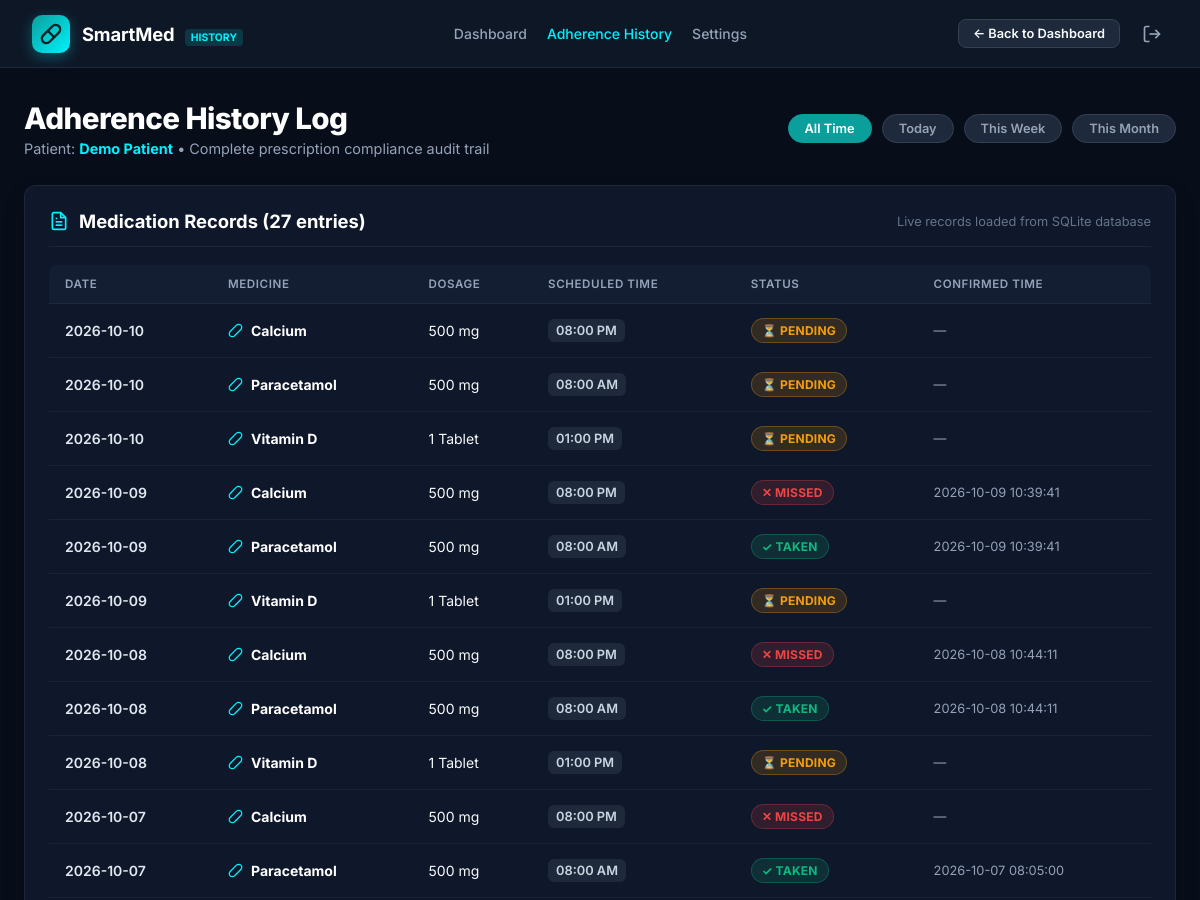
The page /history (signed in, upper part) on the database as committed earlier.
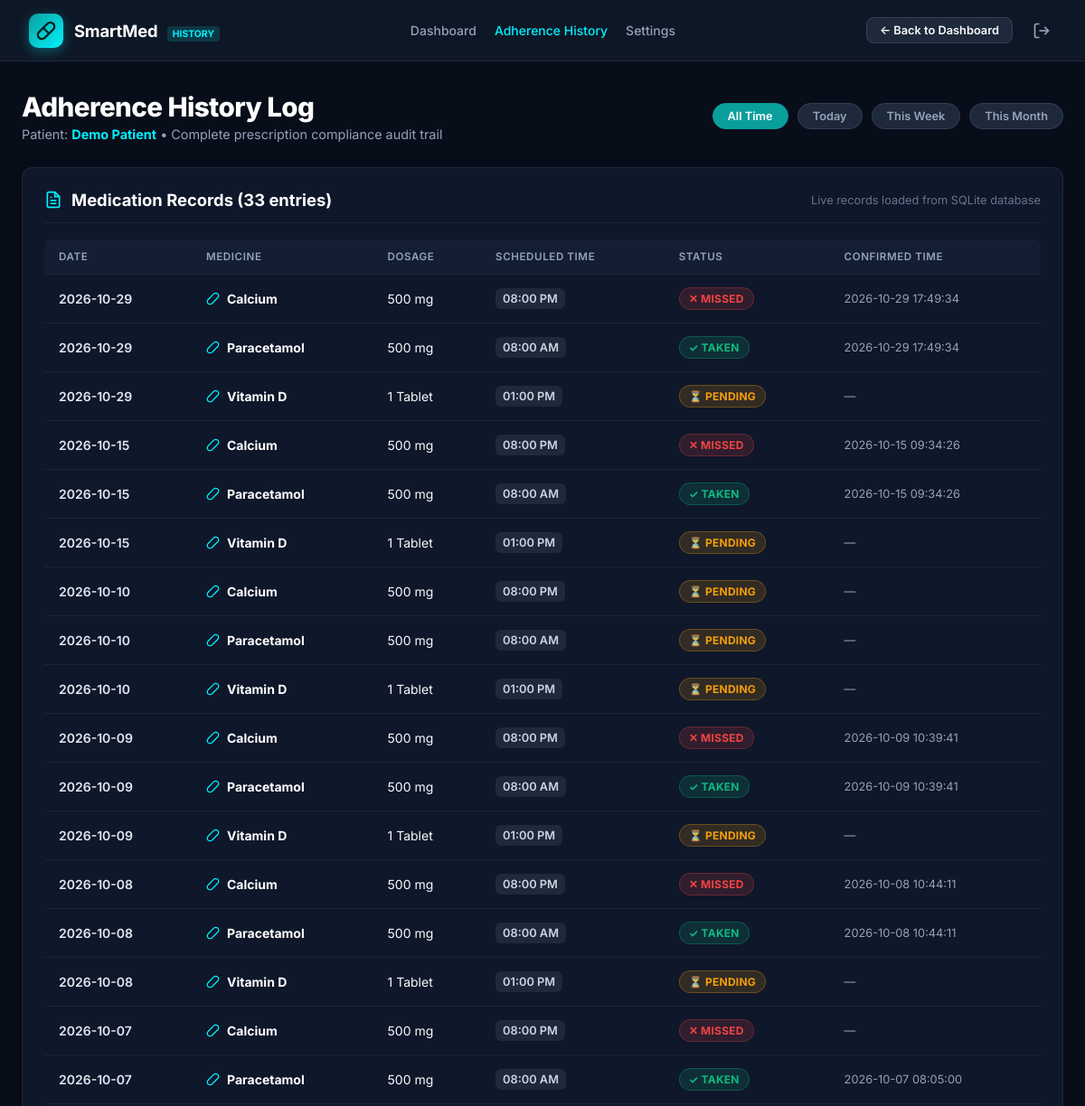
The same page on the database as committed later.
### tables this page shows
CREATE TABLE adherence (
            id INTEGER PRIMARY KEY AUTOINCREMENT,
            medication_id INTEGER NOT NULL,
            scheduled_date TEXT NOT NULL,
            scheduled_time TEXT NOT NULL,
            status TEXT NOT NULL DEFAULT 'PENDING',
            confirmed_at TEXT,
            FOREIGN KEY (medication_id) REFERENCES medications(id) ON DELETE CASCADE
        );

CREATE TABLE medications (
            id INTEGER PRIMARY KEY AUTOINCREMENT,
            patient_id INTEGER NOT NULL,
            medicine_name TEXT NOT NULL,
            dosage TEXT NOT NULL,
            frequency TEXT NOT NULL,
            scheduled_time TEXT NOT NULL,
            start_date TEXT NOT NULL,
            end_date TEXT NOT NULL, instructions TEXT DEFAULT '',
            FOREIGN KEY (patient_id) REFERENCES users(id) ON DELETE CASCADE
        );

### app.py (the view)
@app.route("/history")
def history():
    if "user_id" not in session:
        return redirect(url_for("login"))
    conn = get_db()
    cursor = conn.cursor()
    if session.get("role") == "caregiver":
        req_p = request.args.get("patient_id")
        cursor.execute("""
            SELECT u.id, u.name
            FROM caregiver_patients cp
            JOIN users u ON cp.patient_id = u.id
            WHERE cp.caregiver_id = ?
        """, (session["user_id"],))
        auth_pts = cursor.fetchall()
        if not auth_pts:
            conn.close()
            return "No authorized patients assigned to your account.", 403
        if req_p:
            match = [p for p in auth_pts if p["id"] == int(req_p)]
            if not match:
                conn.close()
                return "403 Forbidden: You are not authorized to view this patient.", 403
            patient_id = match[0]["id"]
            patient_name = match[0]["name"]
        else:
            patient_id = auth_pts[0]["id"]
            patient_name = auth_pts[0]["name"]
    else:
        patient_id = session["user_id"]
        patient_name = session.get("user_name")
    filter_period = request.args.get("filter", "all")  # today, week, month, all
    today = date.today()
    query = """
        SELECT
            a.id,
            a.scheduled_date,
            a.scheduled_time,
            a.status,
            a.confirmed_at,
            m.medicine_name,
            m.dosage,
            m.frequency,
            m.instructions
        FROM adherence a
        JOIN medications m ON a.medication_id = m.id
        WHERE m.patient_id = ?
    """
    params = [patient_id]
    if filter_period == "today":
        query += " AND a.scheduled_date = ?"
        params.append(today.strftime("%Y-%m-%d"))
    elif filter_period == "week":
        week_ago = (today - timedelta(days=7)).strftime("%Y-%m-%d")
        query += " AND a.scheduled_date >= ?"
        params.append(week_ago)
    elif filter_period == "month":
        month_ago = (today - timedelta(days=30)).strftime("%Y-%m-%d")
        query += " AND a.scheduled_date >= ?"
        params.append(month_ago)
    query += " ORDER BY a.scheduled_date DESC, a.scheduled_time DESC"
    cursor.execute(query, params)
    history_records = cursor.fetchall()
    conn.close()
    return render_template(
        "history.html",
        records=history_records,
        active_filter=filter_period,
        patient_name=patient_name
    )

### app.py (called while the page is built)
def get_db():
    conn = sqlite3.connect(DATABASE_PATH)
    conn.row_factory = sqlite3.Row
    return conn

### templates/history.html (shortened to what this page needs)
<!DOCTYPE html>
<html lang="en">
<head>
  <link rel="stylesheet" href="{{ url_for('static', filename='css/style.css') }}">
</head>
<body class="app-layout">
  <header class="navbar">
    <a href="{{ url_for('index') }}" class="nav-brand">
      <div class="brand-icon-box">
        <svg width="22" height="22" viewBox="0 0 24 24" fill="none" stroke="currentColor" stroke-width="2.5">
          <path d="m10.5 20.5 10-10a4.95 4.95 0 1 0-7-7l-10 10a4.95 4.95 0 1 0 7 7Z"/>
          <path d="m8.5 8.5 7 7"/>
        </svg>
      </div>
      <div>
        <span class="brand-name">SmartMed</span>
        <span class="brand-tag">History</span>
      </div>
    </a>
    <nav class="nav-links">
      <a href="{{ url_for('index') }}" class="nav-link">Dashboard</a>
      <a href="{{ url_for('history') }}" class="nav-link active">Adherence History</a>
      <a href="{{ url_for('settings') }}" class="nav-link">Settings</a>
    </nav>
    <div class="nav-actions">
      <a href="{{ url_for('index') }}" class="btn-secondary" style="padding:6px 14px; font-size:0.8rem;">
        ← Back to Dashboard
      </a>
      <a href="{{ url_for('logout') }}" class="btn-logout" title="Sign Out">
        <svg width="20" height="20" viewBox="0 0 24 24" fill="none" stroke="currentColor" stroke-width="2">
          <path d="M9 21H5a2 2 0 0 1-2-2V5a2 2 0 0 1 2-2h4"/><polyline points="16 17 21 12 16 7"/><line x1="21" y1="12" x2="9" y2="12"/>
        </svg>
      </a>
    </div>
  </header>
  <main class="main-content">
    <div class="dashboard-header">
      <div class="header-title-box">
        <h1>Adherence History Log</h1>
        <p>Patient: <strong style="color:var(--cyan-accent);">{{ patient_name }}</strong> • Complete prescription compliance audit trail</p>
      </div>
      <div class="filter-bar">
        <a href="{{ url_for('history', filter='all') }}" class="filter-btn {{ 'active' if active_filter == 'all' else '' }}">All Time</a>
        <a href="{{ url_for('history', filter='today') }}" class="filter-btn {{ 'active' if active_filter == 'today' else '' }}">Today</a>
        <a href="{{ url_for('history', filter='week') }}" class="filter-btn {{ 'active' if active_filter == 'week' else '' }}">This Week</a>
        <a href="{{ url_for('history', filter='month') }}" class="filter-btn {{ 'active' if active_filter == 'month' else '' }}">This Month</a>
      </div>
    </div>
    <section class="section-card">
      <div class="section-header">
        <div class="section-title-box">
          <h2 class="section-title">Medication Records ({{ records|length }} entries)</h2>
        </div>
        <span style="font-size:0.8rem; color:var(--text-dim);">Live records loaded from SQLite database</span>
      </div>
      <div class="table-responsive">
        <table class="med-table">
          <thead>
            <tr>
              <th>Date</th>
              <th>Medicine</th>
              <th>Dosage</th>
              <th>Scheduled Time</th>
              <th>Status</th>
              <th>Confirmed Time</th>
            </tr>
          </thead>
          <tbody>
            {% if records %}
              {% for r in records %}
                <tr>
                  <td style="font-weight:600; color:#E2E8F0;">{{ r.scheduled_date }}</td>
                  <td>
                    <div class="med-name-cell">
                      <svg width="15" height="15" viewBox="0 0 24 24" fill="none" stroke="var(--cyan-accent)" stroke-width="2">
                        <path d="m10.5 20.5 10-10a4.95 4.95 0 1 0-7-7l-10 10a4.95 4.95 0 1 0 7 7Z"/>
                      </svg>
                      <span>{{ r.medicine_name }}</span>
                    </div>
                  </td>
                  <td>{{ r.dosage }}</td>
                  <td>
                    <span class="med-time-badge">{{ r.scheduled_time }}</span>
                  </td>
                  <td>
                    {% if r.status == 'TAKEN' %}
                      <span class="status-pill status-taken">✓ TAKEN</span>
                    {% elif r.status == 'MISSED' %}
                      <span class="status-pill status-missed">✕ MISSED</span>
                    {% else %}
                      <span class="status-pill status-pending">⏳ PENDING</span>
                    {% endif %}
                  </td>
                  <td style="font-size:0.8rem; color:var(--text-muted);">
                    {{ r.confirmed_at if r.confirmed_at else '—' }}
                  </td>
                </tr>
              {% endfor %}
            {% else %}
              <tr>
                <td colspan="6" style="text-align:center; padding:32px; color:var(--text-dim);">
                  No adherence records found for the selected time filter.
                </td>
              </tr>
            {% endif %}
          </tbody>
        </table>
      </div>
    </section>
</body>
</html>

Rows that differ between the two databases and show on the page:
added adherence: scheduled_date "2026-10-29", medicine_name "Calcium", dosage "500 mg", scheduled_time "08:00 PM", status "✕ MISSED", confirmed_at "2026-10-29 17:49:34"
added adherence: scheduled_date "2026-10-29", medicine_name "Paracetamol", dosage "500 mg", scheduled_time "08:00 AM", status "✓ TAKEN", confirmed_at "2026-10-29 17:49:34"
added adherence: scheduled_date "2026-10-29", medicine_name "Vitamin D", dosage "1 Tablet", scheduled_time "01:00 PM", status "⏳ PENDING", confirmed_at "—"
added adherence: scheduled_date "2026-10-15", medicine_name "Calcium", dosage "500 mg", scheduled_time "08:00 PM", status "✕ MISSED", confirmed_at "2026-10-15 09:34:26"
added adherence: scheduled_date "2026-10-15", medicine_name "Paracetamol", dosage "500 mg", scheduled_time "08:00 AM", status "✓ TAKEN", confirmed_at "2026-10-15 09:34:26"
added adherence: scheduled_date "2026-10-15", medicine_name "Vitamin D", dosage "1 Tablet", scheduled_time "01:00 PM", status "⏳ PENDING", confirmed_at "—"
Other text that changed with them:
{{ records|length }}: "27" → "33"
